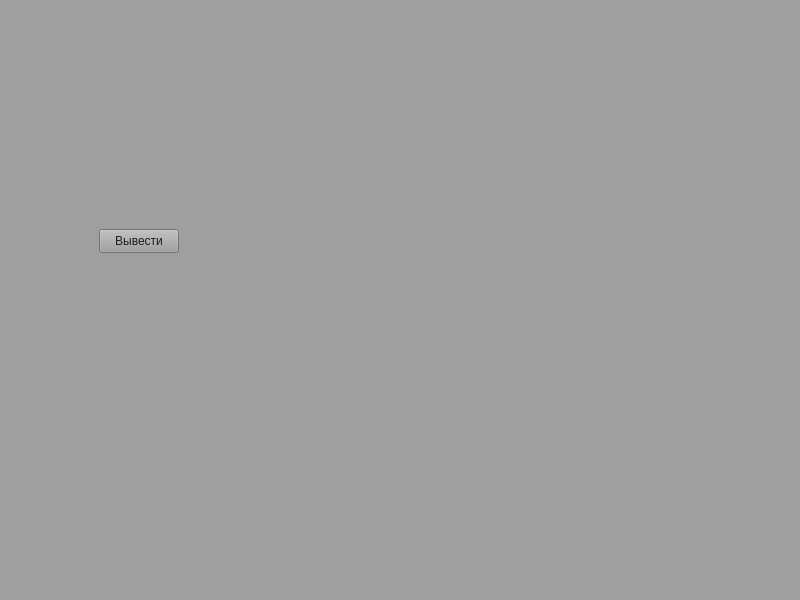
<?xml version="1.0" encoding="UTF-8"?>
<ui version="4.0">
 <class>ShopWindow</class>
 <widget class="QMainWindow" name="ShopWindow">
  <property name="geometry">
   <rect>
    <x>0</x>
    <y>0</y>
    <width>800</width>
    <height>600</height>
   </rect>
  </property>
  <property name="windowTitle">
   <string>ShopWindow</string>
  </property>
  <property name="styleSheet">
   <string notr="true">background-color: rgb(159, 159, 159);
color: rgb(30, 30, 30);</string>
  </property>
  <widget class="QWidget" name="centralwidget">
   <widget class="QWidget" name="window" native="true">
    <property name="geometry">
     <rect>
      <x>9</x>
      <y>89</y>
      <width>751</width>
      <height>371</height>
     </rect>
    </property>
    <widget class="QPushButton" name="outputButton">
     <property name="geometry">
      <rect>
       <x>90</x>
       <y>140</y>
       <width>80</width>
       <height>24</height>
      </rect>
     </property>
     <property name="text">
      <string>Вывести</string>
     </property>
    </widget>
   </widget>
  </widget>
  <widget class="QMenuBar" name="menubar">
   <property name="geometry">
    <rect>
     <x>0</x>
     <y>0</y>
     <width>800</width>
     <height>21</height>
    </rect>
   </property>
  </widget>
  <widget class="QStatusBar" name="statusbar"/>
 </widget>
 <resources/>
 <connections/>
</ui>
